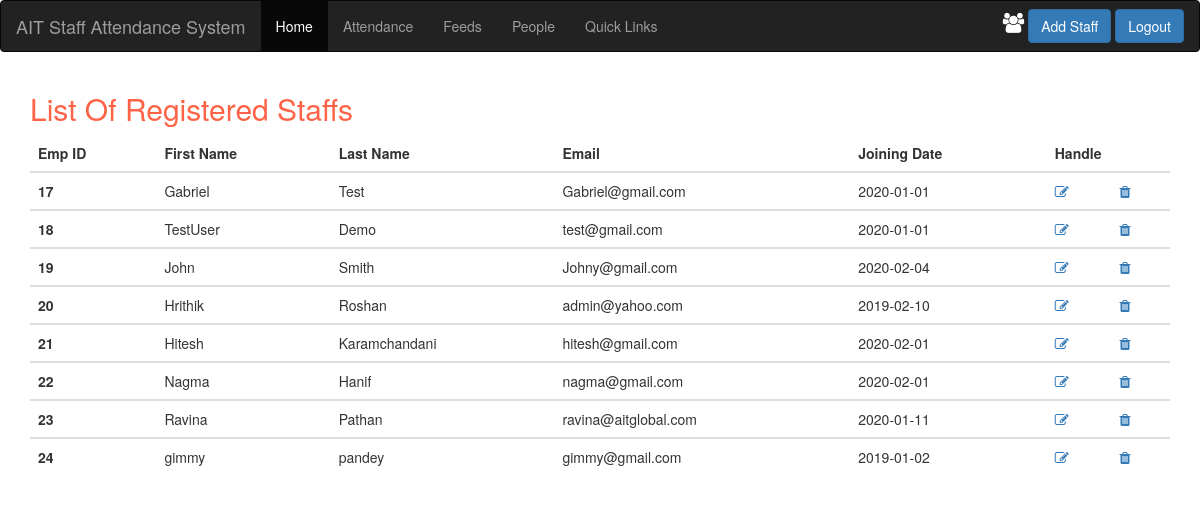
The page /Ait_Staff_Attendance/staffs.php on the database its author committed.
### tables this page shows
CREATE TABLE `users` (
  `emp_id` int(10) NOT NULL,
  `fname` varchar(100) NOT NULL,
  `lname` varchar(100) NOT NULL,
  `email` varchar(100) NOT NULL,
  `mobile` varchar(15) NOT NULL,
  `bdate` varchar(10) NOT NULL,
  `hiredate` varchar(10) NOT NULL,
  `role` varchar(10) NOT NULL,
  `password` varchar(100) NOT NULL
);

### Ait_Staff_Attendance/staffs.php (the view, shortened to what this page needs)
<!DOCTYPE html>
<html lang="en">
<head>
  <link rel="stylesheet" href="https://maxcdn.bootstrapcdn.com/bootstrap/3.4.1/css/bootstrap.min.css">
  <link rel="stylesheet" href="https://cdnjs.cloudflare.com/ajax/libs/font-awesome/4.7.0/css/font-awesome.min.css" />
</head>
<body>
<nav class="navbar navbar-inverse">
  <div class="container-fluid">
    <div class="navbar-header">
      <a class="navbar-brand" href="#">AIT Staff Attendance System</a>
    </div>
    <ul class="nav navbar-nav">
    <li class="active"><a href="#">Home</a></li>
      <li><a href="#">Attendance</a></li>
	  <li><a href="#">Feeds</a></li>
	  <li><a href="#">People</a></li>
      <li><a href="#">Quick Links</a></li>
    </ul>
    <div class="right" style="float:right;">
    <i class="fa fa-users" style="font-size:20px;color:white" aria-hidden="true"></i>
    <button class="btn btn-primary navbar-btn" onClick="document.location.href='registration.php'" >Add Staff</button>
   <button onclick="window.location.href='logout.php'" class="btn btn-primary navbar-btn">Logout</button>
   </div>
  </div>
</nav>
<div class="container">
  <h2 style="color:Tomato;">List Of Registered Staffs</h2>
  <table class="table">
  <thead>
    <tr>
      <th scope="col">Emp ID</th>
      <th scope="col">First Name</th>
      <th scope="col">Last Name</th>
      <th scope="col">Email</th>
      <th scope="col">Joining Date</th>
      <th scope="col" colspan="2">Handle</th>
      </tr>
  </thead>
  <tbody>
  <?php
include 'db.php';
$selectquery="select* from users";
$query=mysqli_query( $conn,$selectquery);
while($res=mysqli_fetch_array($query)){
  ?>
<tr>
      <th scope="row"><?php echo $res['emp_id'] ?></th>
      <td><?php echo $res['fname'] ?></td>
      <td><?php echo $res['lname'] ?></td>
      <td><?php echo $res['email'] ?></td>
      <td><?php echo $res['hiredate'] ?></td>
      <td><a href="updatestaff.php?emp_id=<?php echo $res['emp_id']  ?>"><i class="fa fa-pencil-square-o" aria-hidden="true"></i></td>
      <td><a href="deletestaff.php?emp_id=<?php echo $res['emp_id']  ?>"><i class="fa fa-trash" aria-hidden="true" onclick="confirmationBox()"></i></td>
    </tr>
    </tbody>
    <?php
}
?>
</table>
</div>
</body>
</html>

### rows shown on the page
users: emp_id "17", fname "Gabriel", lname "Test", email "Gabriel@gmail.com", hiredate "2020-01-01"
users: emp_id "18", fname "TestUser", lname "Demo", email "test@gmail.com", hiredate "2020-01-01"
users: emp_id "19", fname "John", lname "Smith", email "Johny@gmail.com", hiredate "2020-02-04"
users: emp_id "20", fname "Hrithik", lname "Roshan", email "admin@yahoo.com", hiredate "2019-02-10"
users: emp_id "21", fname "Hitesh", lname "Karamchandani", email "hitesh@gmail.com", hiredate "2020-02-01"
users: emp_id "22", fname "Nagma", lname "Hanif", email "nagma@gmail.com", hiredate "2020-02-01"
users: emp_id "23", fname "Ravina", lname "Pathan", email "ravina@aitglobal.com", hiredate "2020-01-11"
users: emp_id "24", fname "gimmy", lname "pandey", email "gimmy@gmail.com", hiredate "2019-01-02"
